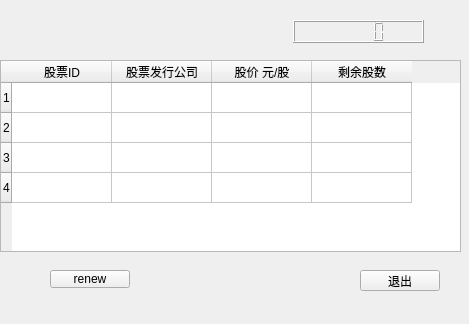
<?xml version="1.0" encoding="UTF-8"?>
<ui version="4.0">
 <class>gushi</class>
 <widget class="QWidget" name="gushi">
  <property name="geometry">
   <rect>
    <x>0</x>
    <y>0</y>
    <width>469</width>
    <height>324</height>
   </rect>
  </property>
  <property name="windowTitle">
   <string>股市</string>
  </property>
  <widget class="QTableWidget" name="tableWidget">
   <property name="geometry">
    <rect>
     <x>0</x>
     <y>60</y>
     <width>461</width>
     <height>192</height>
    </rect>
   </property>
   <row/>
   <row/>
   <row/>
   <row/>
   <column>
    <property name="text">
     <string>股票ID</string>
    </property>
    <property name="font">
     <font>
      <bold>false</bold>
      <kerning>true</kerning>
     </font>
    </property>
   </column>
   <column>
    <property name="text">
     <string>股票发行公司</string>
    </property>
   </column>
   <column>
    <property name="text">
     <string>股价 元/股</string>
    </property>
   </column>
   <column>
    <property name="text">
     <string>剩余股数</string>
    </property>
   </column>
  </widget>
  <widget class="QPushButton" name="close">
   <property name="geometry">
    <rect>
     <x>360</x>
     <y>270</y>
     <width>80</width>
     <height>21</height>
    </rect>
   </property>
   <property name="text">
    <string>退出</string>
   </property>
  </widget>
  <widget class="QLCDNumber" name="times">
   <property name="geometry">
    <rect>
     <x>293</x>
     <y>20</y>
     <width>131</width>
     <height>23</height>
    </rect>
   </property>
   <property name="font">
    <font>
     <bold>false</bold>
    </font>
   </property>
  </widget>
  <widget class="QPushButton" name="pushButton">
   <property name="geometry">
    <rect>
     <x>50</x>
     <y>270</y>
     <width>80</width>
     <height>18</height>
    </rect>
   </property>
   <property name="text">
    <string>renew</string>
   </property>
  </widget>
 </widget>
 <resources/>
 <connections/>
</ui>
